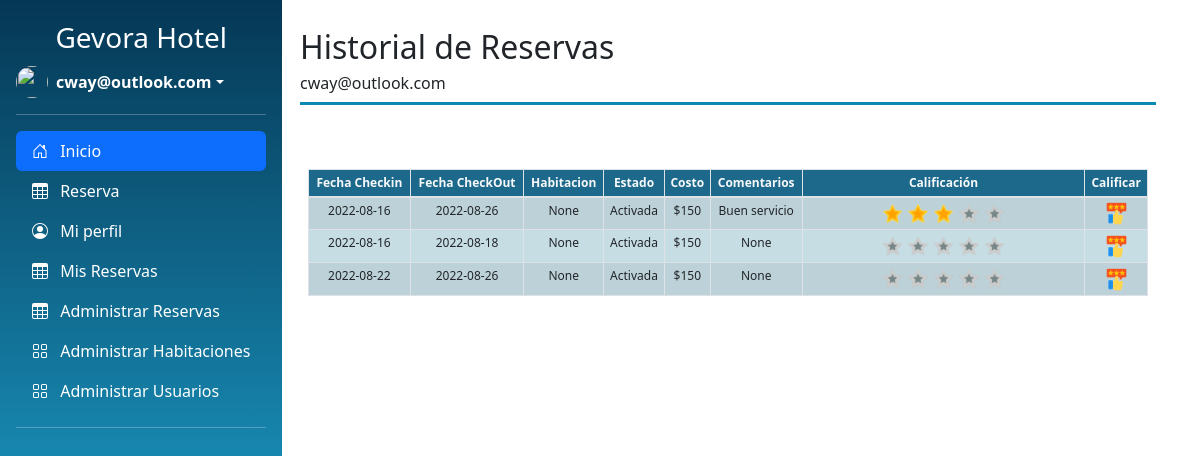
Page /historialReserva (signed in) on the earlier database version.
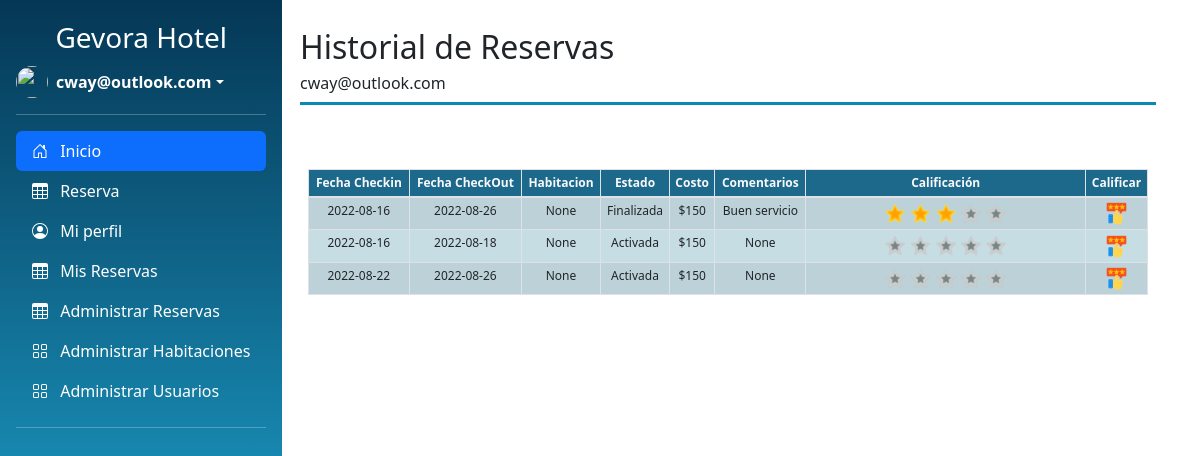
Same page on the later database version.
### tables this page shows
CREATE TABLE Reservas (Id INTEGER UNIQUE PRIMARY KEY AUTOINCREMENT NOT NULL, IdUsuario STRING REFERENCES Usuarios (Email) NOT NULL, IdHab INTEGER REFERENCES Habitaciones, FechaInicio DATE NOT NULL, FechaFinal DATE NOT NULL, costo INTEGER NOT NULL, Estado TEXT NOT NULL, Calificacion INTEGER, Comentario TEXT);

### app.py (the view)
@app.route('/historialReserva')
def historeserva():
    if 'username' in session:
        if session['rol'] == 'Usuario' or session['rol'] == 'SuperAdministrador':
            print(g.user)
            reserva = db.sql_select_all_ReservaU(g.user)
            rate_Form = forms.rateform(request.form)
            flash("Lista de reservas")
            return render_template('historialReserva.html', form=rate_Form, lreservas = reserva, titulo="Historial de Reservas")
        else:
            return redirect(url_for('index'))
    else:
        return redirect(url_for('login'))

### app.py (called while the page is built)
@app.before_request
def before_request():
    if 'username' in session:
        g.user = session['username']
    else:
        g.user = "Iniciar Sesion"
    if 'rol' in session:
        g.rol = session['rol']
    else:
        g.rol = None

### dB.py (called while the page is built)
def sql_connection():
    try:
        con=sqlite3.connect('luna.db')
        return con
    except Error:
        print(Error)

def sql_select_all_ReservaU(username):
    strsq="SELECT * FROM Reservas WHERE IdUsuario ='"+ username +"';"
    con=sql_connection()
    cursor_Obj=con.cursor()
    cursor_Obj.execute(strsq)
    reservas = cursor_Obj.fetchall()
    con.close()
    return reservas

### templates/historialReserva.html (shortened to what this page needs)
{% extends "base.html" %}
{% block principal %}
    {% from "_macro.html" import render_field %}
    {% from "_macro.html" import render_buttonfield %}
    {% from "_macro.html" import render_simple_field %}
    <div class="container py-1   " >
        <div class="row ">
            <div class="mt-4 mx-3 col text-center mb-5 " >
                <h2 class="text-start" >Historial de Reservas</h2><h6 class="text-start">{{g.user}}</h6>
                <hr class="dropdown-divider " style="height:3px; width:100%; border-width:0; background-color:rgb(9, 138, 178)">
            </div>
        </div>
        <div class="row justify-content-center">
        <div class="row  justify-content-center  "  >
            <div class="col-sm-12 col-md-4 col-lg-4 col-xl-2 py-3 px-4 bg-white w-100 ">
                <table id="ScrollTry" class="table table-striped table-bordered table-sm " style="background-color: #1d698c;" cellspacing="0" width="100%">
                    <thead>
                        <tr>
                            <th class="th-sm centrado text-light text-center">Fecha Checkin</th>
                            <th class="th-sm centrado text-light text-center">Fecha CheckOut</th>
                            <th class="th-sm centrado text-light justify-content-center text-center">Habitacion</th>
                            <th class="th-sm centrado text-light text-center">Estado</th>
                            <th class="th-sm centrado text-light text-center">Costo</th>
                            <th class="th-sm centrado text-light text-center">Comentarios</th>
                            <th class="th-sm centrado text-light text-center">Calificación</th>
                            <th class="th-sm centrado text-light text-center">Calificar</th>
                        </tr>
                    </thead>
                    <tbody  >
                        {% for reserv in lreservas %}
                            <tr style="background-color: #c7dde4; align-items: center; font-size: 14px;" class="th-sm align-items-center">
                                <td class="centrado text-center">{{reserv[3]}}</td>
                                <td class="centrado text-center">{{reserv[4]}}</td>
                                <td class="centrado  text-center">{{reserv[2]}}</td>
                                <td class="centrado text-center">{{reserv[6]}}</td>
                                <td class="centrado text-center">{{reserv[5]}}</td>
                                <td class="centrado text-center">{{reserv[8]}}</td>
                                <th class="centrado text-center">
                                {% for cont in range(0, 5) %}
                                    {% set number = reserv[7] | int %}
                                    {% if cont < number %}
                                        <img src="{{ url_for('static', filename='images/icons8-star-48.png') }}" alt="" width="8%">
                                    {% else %}
                                        <img src="{{ url_for('static', filename='images/icons8-star-dark.png') }}" alt="" width="8%">
                                    {% endif %}
                                {% endfor%}
                                </th>
                                <th class="centrado  justify-content-center align-items-center ">
                                    <a href="{{reserv[0]}}" data-bs-toggle="modal" data-bs-target="#exampleModal" id="{{ reserv[0] }}"><img src="{{ url_for('static', filename='images/Calificar.png') }}" alt="" width="43%"></a>
                                </th>
                            </tr>
                        {% endfor%}
                    </tbody>
                </table>
            </div>
        </div>
    </div>
{% endblock %}

### templates/base.html (shortened to what this page needs)
<!DOCTYPE html>
<html lang="en">
    <head>
    <link href="{{ url_for('static', filename='css/styles.css') }}" rel="stylesheet" />
    <link href="https://cdn.jsdelivr.net/npm/bootstrap@5.2.0/dist/css/bootstrap.min.css" rel="stylesheet">
</head>
<body>
            <div class="nav-bar flex-column flex-shrink-0 p-3 text-bg-dark gradient-navbar" >
                <div class="row text-center align-items-center justify-content-center text-align-items-center" >
                    <a href="/" class="mb-3 mb-md-0 me-md-auto text-white text-decoration-none">
                        <span class="fs-3 ">Gevora Hotel</span>
                    </a>
                </div>
                <div class="dropdown mt-2">
                    <a href="#" class="d-flex align-items-center text-white text-decoration-none dropdown-toggle" data-bs-toggle="dropdown" aria-expanded="false">
                        <img src="https://github.com/mdo.png" alt="" width="32" height="32" class="rounded-circle me-2">
                        <strong>{{g.user}}</strong>
                    </a>
                </div>
                <hr>
                <ul class="nav nav-pills flex-column mb-auto text-white">
                    <li class="nav-item">
                        <a href="/" class="nav-link text-white active">
                            <svg class="bi pe-none me-2" width="16" height="16"><use xlink:href="#home"/></svg>
                            Inicio
                        </a>
                    </li>
                    {% if 'username' in session:%}
                        <li>
                            <a href="/Reservas" class="nav-link text-white">
                                <svg class="bi pe-none me-2" width="16" height="16"><use xlink:href="#table"/></svg>
                                Reserva
                            </a>
                        </li>
                        <li>
                            <a href="/homeProfile" class="nav-link text-white">
                                <svg class="bi pe-none me-2" width="16" height="16"><use xlink:href="#people-circle"/></svg>
                                Mi perfil
                            </a>
                        </li>
                        <li>
                            <a href="/historialReserva" class="nav-link text-white">
                                <svg class="bi pe-none me-2" width="16" height="16"><use xlink:href="#table"/></svg>
                                Mis Reservas
                            </a>
                            {% if 'SuperAdministrador' == g.rol or g.rol == 'Administrador': %}
                            <a href="/admoReserva" class="nav-link text-white">
                                <svg class="bi pe-none me-2" width="16" height="16"><use xlink:href="#table"/></svg>
                                Administrar Reservas
                            </a>
                            {% endif %}
                        </li>
                        {% if  'username' in session: %}
                        {% if 'SuperAdministrador' == g.rol: %}
                            <li>
                                <a href="/admo_hab2" class="nav-link text-white">
                                    <svg class="bi pe-none me-2" width="16" height="16"><use xlink:href="#grid"/></svg>
                                    Administrar Habitaciones
                                </a>
                            </li>
                            <li>
                                <a href="/Vista_admin_usuarios2" class="nav-link text-white">
                                    <svg class="bi pe-none me-2" width="16" height="16"><use xlink:href="#grid"/></svg>
                                    Administrar Usuarios
                                </a>
                    {% endif %}
                    {% endif %}
                {% endif %}
            </ul>
            <hr>
        </div>
        <main  class="d-flex flex-nowrap " style=" margin-left: 16em;  padding: 0em 1em;">
            {% block principal %}
            {% endblock %}
        </main>
</body>
</html>

### templates/base.html (style rules this page uses)
td { align-items: center; justify-content: center; text-align: center; font-size: 12px; }
tr { align-items: center; justify-content: center; text-align: center; font-size: 12px; }
.gradient-navbar { background-image: linear-gradient(#053755, #25c3f3); }
.nav-bar { position: absolute; width: 280px; position: fixed; height: 100%; width: fit-content }
.bi { vertical-align: -.125em; fill: currentColor; }

Differences in the rows shown:
changed Reservas "Buen servicio": Estado "Activada" → "Finalizada"
